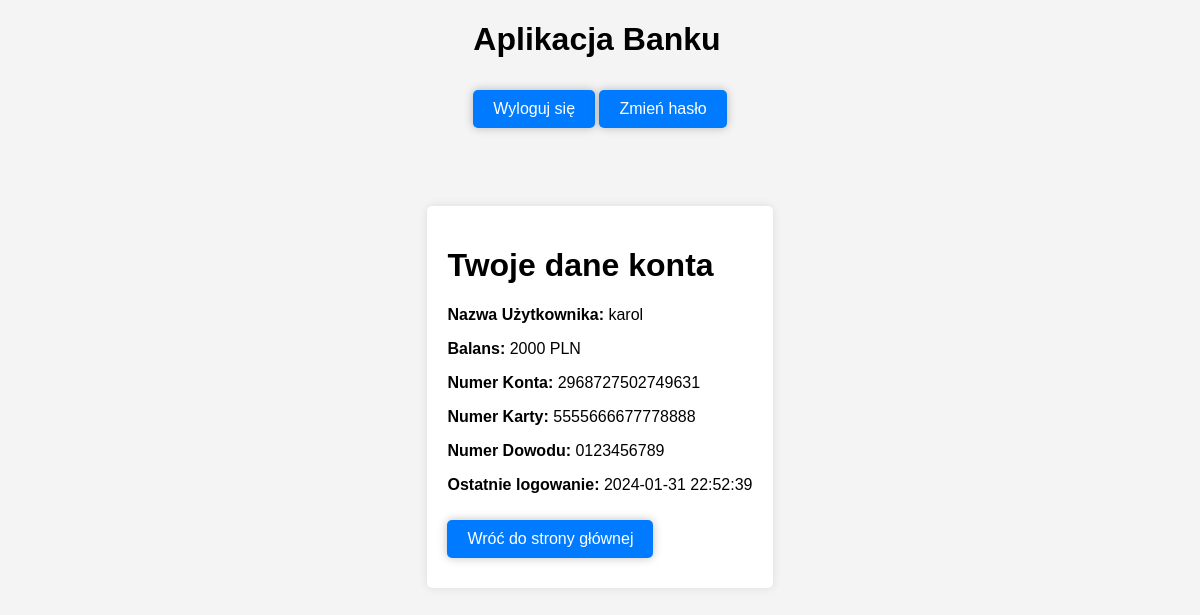
/view_sensitive_data (signed in), run on the app's committed database.
### models.py (models this page shows, shortened)
class User(db.Model, UserMixin):
    id = db.Column(db.Integer, primary_key=True)
    username = db.Column(db.String(50), unique=True, nullable=False)
    password = db.Column(db.String(50), nullable=True)
    card_number = db.Column(db.String(16), nullable=False)
    id_number = db.Column(db.String(10), nullable=False)
    account_number = db.Column(db.String(16), unique=True, nullable=False)
    balance = db.Column(db.Integer, default=0.0)
    transfers = db.relationship('Transaction', backref='user', lazy=True)
    password_combinations = db.relationship('Combination', backref='user', lazy=True)
    last_login = db.Column(db.DateTime, default=datetime.now())

### app.py (the view)
@app.route('/view_sensitive_data')
@login_required
def view_sensitive_data():
    return render_template('view_sensitive_data.html', user=current_user)

### app.py (called while the page is built)
@login_manager.user_loader
def load_user(user_id):
    return User.query.get(int(user_id))

@app.before_request
def check_session():
    if session.get("user_id", None) is None:
        return
    if session.get("ip_address", None) != request.remote_addr:
        session.pop("user_id", None)
        logout_user()
        return redirect(url_for("index"))

### templates/view_sensitive_data.html
{% extends 'base.html' %}
{% block content %}
    <h1>Twoje dane konta</h1>
    <p><strong>Nazwa Użytkownika: </strong> {{ user.username }}</p>
    <p><strong>Balans: </strong> {{ user.balance }} PLN</p>
    <p><strong>Numer Konta: </strong> {{ user.account_number }}</p>
    <p><strong>Numer Karty: </strong> {{ user.card_number }}</p>
    <p><strong>Numer Dowodu: </strong> {{ user.id_number }}</p>
    <p><strong>Ostatnie logowanie: </strong> {{ user.last_login.strftime('%Y-%m-%d %H:%M:%S') }}</p>
    <a href="{{ url_for('home') }}" class="button">Wróć do strony głównej</a>
{% endblock %}

### static/styles.css (style rules this page uses)
body { font-family: 'Arial', sans-serif; margin: 0; padding: 0; background-color: #f4f4f4; height: 100vh; display: flex; align-items: center; justify-content: center; align-content: center; flex-wrap: nowrap; flex-direction: column; }
a.button { display: inline-block; padding: 10px 20px; margin: 10px 0; text-align: center; text-decoration: none; color: #fff; background-color: #007BFF; box-shadow: 0 0 10px rgba(0, 0, 0, 0.25); border-radius: 5px; transition: background-color 0.3s ease; }

### data on the page
User: username "karol", balance "2000", account_number "2968727502749631", card_number "5555666677778888", id_number "0123456789", last_login "2024-01-31 22:52:39"
